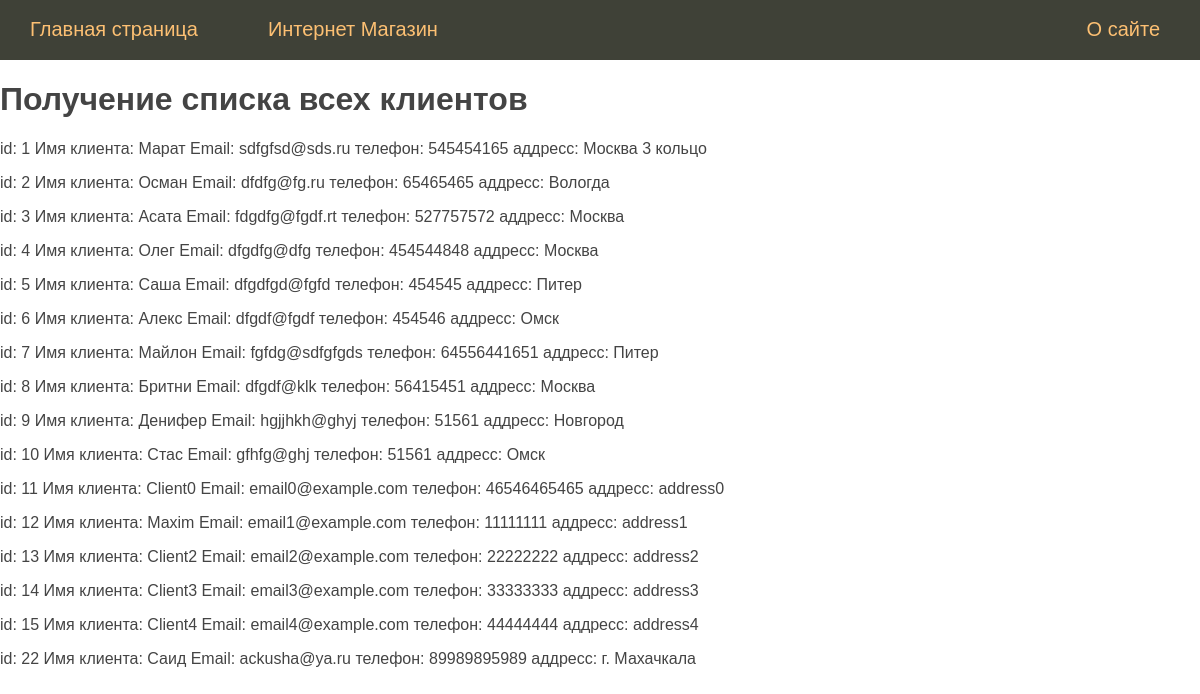
Page /get_client_all/ on the committed database.
### homework_1/models.py (models this page shows, shortened)
class Client(models.Model):
    name = models.CharField(max_length=50)
    email = models.EmailField()
    phone_number = models.IntegerField()
    address = models.CharField(max_length=100)
    date_registration = models.DateTimeField(auto_now_add=True)

### homework_1/views.py (the view)
# urls.py: path('get_client_all/', views.get_client_all, name='get_client_all'),  # Получение списка клиентов
def get_client_all(request):
    clients = Client.objects.all()
    logger.info(f'Страница "Список клиентов" успешно открыта')
    return render(request, 'homework_1/get_client_all.html',
                  {'title': 'Получение списка всех клиентов', 'menu': menu, 'clients': clients})

### homework_1/templates/homework_1/get_client_all.html
{% extends 'base.html' %}
{% block content%}
<h1>{{ title }}</h1>
{% for client in clients %}
    <p>id: {{ client.id }} Имя клиента: {{ client.name }} Email: {{ client.email }} телефон: {{ client.phone_number }} аддресс: {{ client.address }}</p>
{% endfor %}
{% endblock %}

### homework_1/static/homework_1/css/styles.css (style rules this page uses)
html, body { font-family: 'Arial'; margin: 0; padding: 0; height: 100%; width: 100%; color: #444; }

### rows in the picture
Client: id "1", name "Марат", email "sdfgfsd@sds.ru", phone_number "545454165", address "Москва 3 кольцо"
Client: id "2", name "Осман", email "dfdfg@fg.ru", phone_number "65465465", address "Вологда"
Client: id "3", name "Асата", email "fdgdfg@fgdf.rt", phone_number "527757572", address "Москва"
Client: id "4", name "Олег", email "dfgdfg@dfg", phone_number "454544848", address "Москва"
Client: id "5", name "Саша", email "dfgdfgd@fgfd", phone_number "454545", address "Питер"
Client: id "6", name "Алекс", email "dfgdf@fgdf", phone_number "454546", address "Омск"
Client: id "7", name "Майлон", email "fgfdg@sdfgfgds", phone_number "64556441651", address "Питер"
Client: id "8", name "Бритни", email "dfgdf@klk", phone_number "56415451", address "Москва"
Client: id "9", name "Денифер", email "hgjjhkh@ghyj", phone_number "51561", address "Новгород"
Client: id "10", name "Стас", email "gfhfg@ghj", phone_number "51561", address "Омск"
Client: id "11", name "Client0", email "email0@example.com", phone_number "46546465465", address "address0"
Client: id "12", name "Maxim", email "email1@example.com", phone_number "11111111", address "address1"
Client: id "13", name "Client2", email "email2@example.com", phone_number "22222222", address "address2"
Client: id "14", name "Client3", email "email3@example.com", phone_number "33333333", address "address3"
Client: id "15", name "Client4", email "email4@example.com", phone_number "44444444", address "address4"
Client: id "22", name "Саид", email "ackusha@ya.ru", phone_number "89989895989", address "г. Махачкала"

### other values in the picture
{{ m.title }} "Главная страница" "Интернет Магазин" "О сайте"
{{ title }} "Получение списка всех клиентов"
